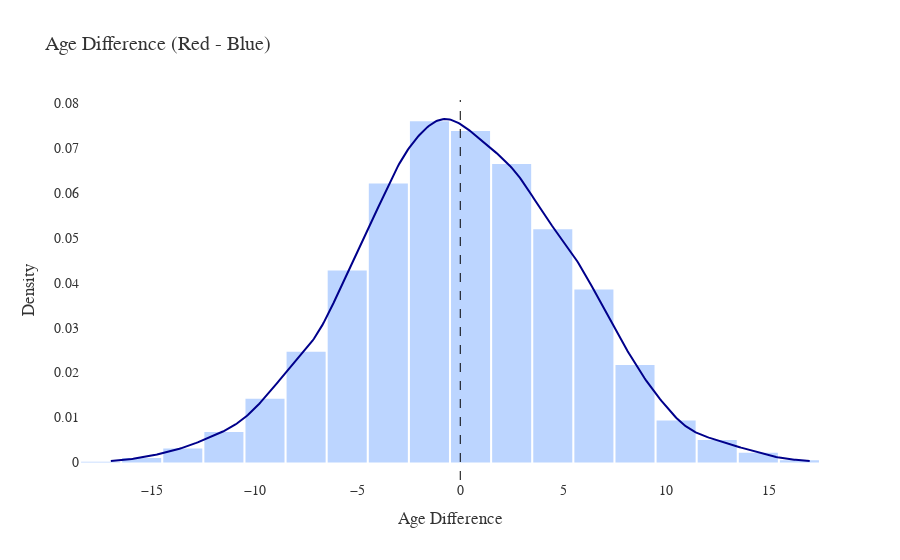

The notebook cell this image was saved under:
### Code cell
age_diff = ufc['AgeDif'].dropna()

# Calculate KDE
kde = gaussian_kde(age_diff)
x_kde = np.linspace(age_diff.min(), age_diff.max(), 500)
y_kde = kde(x_kde)

fig = go.Figure()

fig.add_trace(go.Histogram(x = age_diff, nbinsx = 30, histnorm = 'probability density',
                           marker_color = '#A0C4FF', opacity = 0.7, name = 'Histogram'))

fig.add_trace(go.Scatter(x = x_kde, y = y_kde, mode = 'lines', line = dict(color = 'darkblue', width = 2), name = 'KDE'))
fig.add_vline(x = 0, line_dash = 'dash', line_color = 'black', line_width = 1)

fig.update_layout(title = 'Age Difference (Red - Blue)', xaxis_title = 'Age Difference', yaxis_title = 'Density',
                  plot_bgcolor = 'white', paper_bgcolor = 'white', font = dict(family = 'Helvetica Neue', size = 14, color = '#333'),
                  bargap = 0.05, title_x = 0.05, showlegend = False)
fig.show()

### Figure 1 — Plotly figure (JSON) as saved in the notebook; plotly's stock layout.template omitted (floating-point values rounded to 4 significant figures; data arrays with more than 128 entries replaced by an {"elided": "..."} marker saying what was removed)
{"data": [{"histnorm": "probability density", "marker": {"color": "#A0C4FF"}, "name": "Histogram", "nbinsx": 30, "opacity": 0.7, "type": "histogram", "x": {"elided": "6528 int values"}}, {"line": {"color": "darkblue", "width": 2}, "mode": "lines", "name": "KDE", "type": "scatter", "x": {"elided": "500 float values"}, "y": {"elided": "500 float values"}}], "layout": {"bargap": 0.05, "font": {"color": "#333", "family": "Helvetica Neue", "size": 14}, "paper_bgcolor": "white", "plot_bgcolor": "white", "shapes": [{"line": {"color": "black", "dash": "dash", "width": 1}, "type": "line", "x0": 0, "x1": 0, "xref": "x", "y0": 0, "y1": 1, "yref": "y domain"}], "showlegend": false, "title": {"text": "Age Difference (Red - Blue)", "x": 0.05}, "xaxis": {"title": {"text": "Age Difference"}}, "yaxis": {"title": {"text": "Density"}}}}
